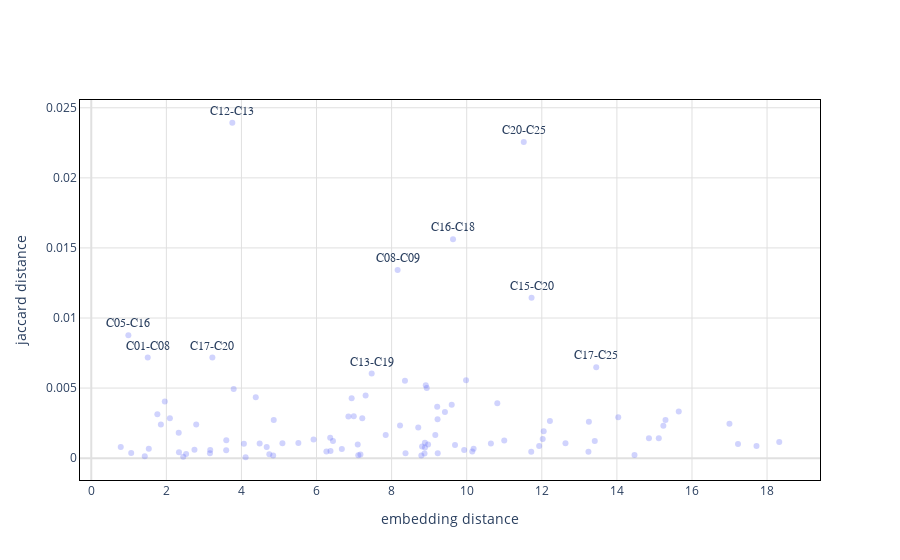

Notebook code for this chart:
### Code cell
fig = go.Figure(data=[go.Scatter(
    x = cate_pair_dis_js.iloc[:, 2],
    y = cate_pair_dis_js.iloc[:, 3],
    mode = 'markers+text',
    text = [f'{i}-{j}' if js > 0.006 else '' for i, j, _, js in cate_pair_dis_js.values],
    textposition='top center',
    textfont=dict(
        family="sans serif",
        size=12,
        # color="LightSeaGreen"
    ),
    marker = dict(opacity=0.3))])

fig.update_xaxes(gridcolor='#e0e0e0', zerolinecolor='#e0e0e0', showline=True, linecolor='black', mirror=True, title='embedding distance')
fig.update_yaxes(gridcolor='#e0e0e0', zerolinecolor='#e0e0e0', showline=True, linecolor='black', mirror=True, title='jaccard distance')
fig.update_layout(plot_bgcolor='#FFF')
fig.show()

### Figure 1 — Plotly figure (JSON) as saved in the notebook; plotly's stock layout.template omitted (floating-point values rounded to 4 significant figures)
{"data": [{"marker": {"opacity": 0.3}, "mode": "markers+text", "text": ["", "", "", "C01-C08", "", "", "", "", "", "", "", "", "", "", "", "", "", "", "", "", "", "", "", "", "", "C05-C16", "", "", "", "", "", "", "", "", "", "", "", "", "", "", "", "", "", "", "", "", "", "C08-C09", "", "", "", "", "", "", "", "", "", "", "", "", "", "", "", "", "", "", "", "", "", "", "", "C12-C13", "", "", "", "", "", "", "", "C13-C19", "", "", "", "", "", "", "", "", "C15-C20", "", "C16-C18", "", "C17-C20", "C17-C25", "", "", "", "", "C20-C25", ""], "textfont": {"family": "sans serif", "size": 12}, "textposition": "top center", "type": "scatter", "x": [10.64, 2.329, 15.65, 1.504, 9.601, 7.113, 8.812, 1.532, 4.066, 4.86, 2.527, 7.218, 4.673, 8.971, 4.485, 1.854, 11.72, 15.29, 2.094, 8.356, 3.793, 4.111, 6.364, 12.05, 8.887, 0.9886, 6.992, 9.42, 9.224, 9.163, 8.877, 17.23, 11.93, 8.792, 2.749, 6.263, 5.091, 3.594, 12.63, 4.845, 15.12, 12.22, 18.32, 15.24, 11.0, 14.04, 14.47, 8.16, 5.921, 8.888, 0.7856, 1.958, 1.064, 7.307, 8.935, 6.849, 7.098, 4.382, 8.37, 7.17, 13.41, 10.15, 6.674, 6.438, 7.842, 13.25, 5.517, 9.689, 8.709, 8.91, 6.373, 3.757, 9.982, 1.761, 10.82, 3.161, 6.936, 3.169, 2.795, 7.47, 2.336, 3.597, 17.0, 10.18, 17.72, 8.224, 9.933, 12.02, 11.73, 13.24, 9.635, 9.228, 3.226, 13.45, 14.85, 4.743, 9.214, 1.425, 11.52, 2.45], "y": [0.001053, 0.001818, 0.003333, 0.007179, 0.00381, 0.0002083, 0.0008333, 0.0006667, 0.001026, 0.002727, 0.0002887, 0.002841, 0.0008013, 0.0009766, 0.001042, 0.002404, 0.0004596, 0.002717, 0.002841, 0.005515, 0.004934, 6.443e-05, 0.001462, 0.001919, 0.001096, 0.008772, 0.00299, 0.003289, 0.00277, 0.001645, 0.0003256, 0.00101, 0.0008658, 0.0001894, 0.0006061, 0.0004662, 0.00107, 0.0005682, 0.00107, 0.0001874, 0.001425, 0.002646, 0.001157, 0.002315, 0.001263, 0.002924, 0.0002291, 0.01343, 0.001335, 0.0007541, 0.0008013, 0.004049, 0.0003701, 0.004464, 0.005013, 0.002976, 0.0009818, 0.00434, 0.0003472, 0.0002671, 0.001225, 0.0004735, 0.000651, 0.001225, 0.001645, 0.002604, 0.001074, 0.000947, 0.002193, 0.005208, 0.0005155, 0.02393, 0.005556, 0.003125, 0.003922, 0.0003436, 0.004274, 0.0005828, 0.002404, 0.006033, 0.0004229, 0.001279, 0.002451, 0.0006684, 0.0008651, 0.002322, 0.0005761, 0.001359, 0.01144, 0.0004482, 0.01562, 0.0003436, 0.007177, 0.006494, 0.00142, 0.0002812, 0.003676, 0.0001289, 0.02256, 0.0001085]}], "layout": {"plot_bgcolor": "#FFF", "xaxis": {"gridcolor": "#e0e0e0", "linecolor": "black", "mirror": true, "showline": true, "title": {"text": "embedding distance"}, "zerolinecolor": "#e0e0e0"}, "yaxis": {"gridcolor": "#e0e0e0", "linecolor": "black", "mirror": true, "showline": true, "title": {"text": "jaccard distance"}, "zerolinecolor": "#e0e0e0"}}}
